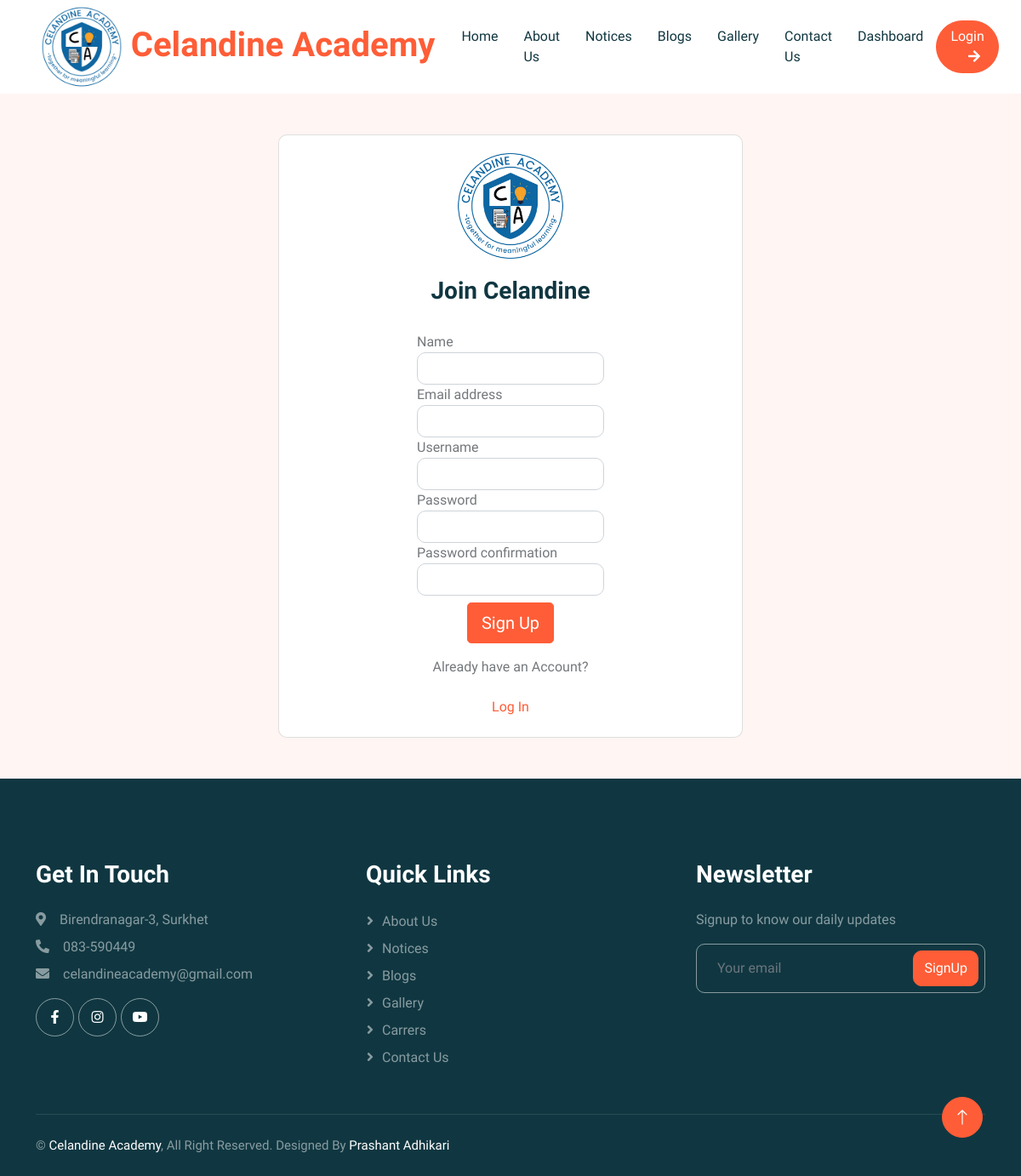
Screenshot of /register/ with the database file from the repository.
### base/models.py (models this page shows, shortened)
class SchoolSetup(models.Model):
    data_set = models.CharField(max_length=255)
    logo = models.ImageField(upload_to="uploads/logos")
    school_name = models.CharField(max_length=255)
    address = models.CharField(max_length=255)
    contact = models.CharField(max_length=255)
    email = models.EmailField(max_length=255)
    opening_hours = models.CharField(max_length=255)
    map_url = models.URLField(null=True, blank=True)
    created_at = models.DateTimeField(auto_now_add=True)
    class Meta:
        verbose_name_plural = "01. School Setup"

### base/views.py (the view, shortened to what this page needs)
# urls.py: path('register/', views.registerUser, name='register'),
def registerUser(request):
    page = 'register'
    form = CustomUserCreationForm()
    context = {'page': page, 'form': form}
    return render(request, 'login_register.html', context)

### base/forms.py
class CustomUserCreationForm(UserCreationForm):
    class Meta:
        model = User
        fields = ['first_name', 'email', 'username', 'password1', 'password2']
        labels = {
            'first_name': 'Name',
        }
    def __init__(self, *args, **kwargs):
        super(CustomUserCreationForm, self).__init__(*args, **kwargs)
        for name, field in self.fields.items():
            field.widget.attrs.update({'class': 'form-control border-1'})

### base/context_processors.py (called while the page is built)
def custom_data(request):
    if SchoolSetup.objects.all().exists():
        setup = SchoolSetup.objects.all().order_by('-created_at')
        data = setup[0]
        return {'data': data}
    else:
        data=None
        return {'data': data}

def social_data(request):
    if Socials.objects.all().exists():
        social = Socials.objects.all().order_by('-created_at')
        sodata = social[0]
        return {'sodata': sodata}
    else:
        sodata=None
        return {'sodata': sodata}

def vision_data(request):
    if Vision.objects.all().exists():
        vision = Vision.objects.all().order_by('-created_at')
        vdata = vision[0]
        return {'vdata': vdata}
    else:
        vdata = None
        return {'vdata': vdata}

def mission_data(request):
    if Mission.objects.all().exists():
        mission = Mission.objects.all().order_by('-created_at')
        mdata = mission[0]
        return {'mdata': mdata}
    else:
        mdata = None
        return {'mdata': mdata}

def message_data(request):
    msgdata = MessageFrom.objects.all()
    return {'message_data': msgdata}

def team_data(request):
    team = TeamMember.objects.all()
    return {'tdata': team}

def faq(request):
    faq = Faqs.objects.all()
    return {'fdata': faq}

def courses(request):
    courses = Courses.objects.all()
    return {'cdata': courses}

def testimonial(request):
    tmsg = Testimonial.objects.all()
    return {'tedata': tmsg}

def popup(request):
    modal = PopupMessage.objects.all()
    return {'pdata': modal}

### templates/login_register.html (shortened to what this page needs)
{% extends 'main.html' %}
{% load static %}
{% block content %}
{% if page == 'register' %}
<div class="container">
    <div class="row justify-content-center">
        <div class="col-md-6">
            <div class="card mt-5">
                <div class="card-body">
                    <div class="text-center">
                        <a href="/">
                            <img src="{{data.logo.url}}" class="w-25" alt="icon" /> </a>
                        <h3 class="mt-3">Join Celandine</h3>
                    </div>
                    <div class="container">
                        <div class="row justify-content-center">
                            <div class="col-md-6">
                                <form method="POST" action="{% url 'register' %}" class="auth__form mt-4">
                                    {% for field in form %}
                                    <div class="form-group">
                                        <label for="formInput#text">{{field.label}}</label>
                                        {{field}}
                                    </div>
                                    {% endfor %}
                                    <div class="auth__actions text-center mt-2">
                                        <input class="btn btn-primary btn-lg" type="submit" value="Sign Up" />
                                    </div>
                                </form>
                            </div>
                        </div>
                    </div>
                    <div class="auth__alternative text-center mt-3">
                        <p>Already have an Account?</p>
                        <a href="{% url 'login' %}" class="btn btn-link">Log In</a>
                    </div>
                </div>
            </div>
        </div>
    </div>
</div>
{% endif %}
{% endblock %}

### templates/header.html (shortened to what this page needs)
{% block content %}
<div class="container-xxl bg-white p-0">
    <nav class="navbar navbar-expand-lg bg-white navbar-light sticky-top px-4 px-lg-5 py-lg-0">
        <a href="{% url 'home' %}" class="navbar-brand">
            <h1 class="m-0 text-primary">
                <img src="{{data.logo.url}}" class="" alt="" height="100px">
                {{data.school_name}}
            </h1>
        </a>
        <div class="collapse navbar-collapse" id="navbarCollapse">
            <div class="navbar-nav mx-auto">
                {% with url_name=request.resolver_match.url_name %}
                <a href="{% url 'home' %}"
                    class="nav-item nav-link {% if url_name == 'home' %}active{% endif %}">Home</a>
                <a href="{% url 'about' %}"
                    class="nav-item nav-link {% if url_name == 'about' %}active{% endif %}">About Us</a>
                <a href="{% url 'notice' %}"
                    class="nav-item nav-link {% if url_name == 'notice' %}active{% endif %}">Notices</a>
                <a href="{% url 'blogs' %}"
                    class="nav-item nav-link {% if url_name == 'blogs' %}active{% endif %}">Blogs</a>
                <a href="{% url 'gallery' %}"
                    class="nav-item nav-link {% if url_name == 'gallery' %}active{% endif %}">Gallery</a>
                <a href="{% url 'contact' %}"
                    class="nav-item nav-link {% if url_name == 'contact' %}active{% endif %}">Contact Us</a>
                <a href="{% url 'dashboard' %}"
                    class="nav-item nav-link {% if url_name == 'dashboard' %}active{% endif %}">Dashboard</a>
                {% endwith %}
            </div>
            {% if request.user.is_authenticated %}
            <a href="{% url 'logout' %}" class="btn btn-primary rounded-pill px-3 d-none d-lg-block">Logout<i
                    class="fa fa-arrow-down ms-3"></i></a>
            {% else %}
            <a href="{% url 'login' %}" class="btn btn-primary rounded-pill px-3 d-none d-lg-block">Login<i
                    class="fa fa-arrow-right ms-3"></i></a>
            {% endif %}
        </div>
    </nav>
</div>
{% endblock %}

### templates/footer.html (shortened to what this page needs)
{% block content %}
<div class="container-fluid bg-dark text-white-50 footer pt-5 mt-5 wow fadeIn" data-wow-delay="0.1s">
    <div class="container py-5">
        <div class="row g-5">
            <div class="col-lg-4 col-md-6">
                <h3 class="text-white mb-4">Get In Touch</h3>
                <p class="mb-2"><i class="fa fa-map-marker-alt me-3"></i>{{data.address}}</p>
                <p class="mb-2"><i class="fa fa-phone-alt me-3"></i>{{data.contact}}</p>
                <p class="mb-2"><i class="fa fa-envelope me-3"></i>{{data.email}}</p>
                <div class="d-flex pt-2">
                    <a class="btn btn-outline-light btn-social" href="{{sodata.facebook_url}}"><i
                            class="fab fa-facebook-f"></i></a>
                    <a class="btn btn-outline-light btn-social" href="{{sodata.instagram_url}}"><i
                            class="fab fa-instagram"></i></a>
                    <a class="btn btn-outline-light btn-social" href="{{sodata.youtube_url}}"><i
                            class="fab fa-youtube"></i></a>
                </div>
            </div>
            <div class="col-lg-4 col-md-6">
                <h3 class="text-white mb-4">Quick Links</h3>
                <a class="btn btn-link text-white-50" href="{% url 'about' %}">About Us</a>
                <a class="btn btn-link text-white-50" href="{% url 'notice' %}">Notices</a>
                <a class="btn btn-link text-white-50" href="{% url 'blogs' %}">Blogs</a>
                <a class="btn btn-link text-white-50" href="{% url 'gallery' %}">Gallery</a>
                <a class="btn btn-link text-white-50" href="{% url 'carrers' %}">Carrers</a>
                <a class="btn btn-link text-white-50" href="{% url 'contact' %}">Contact Us</a>
            </div>
            <div class="col-lg-4 col-md-6">
                <h3 class="text-white mb-4">Newsletter</h3>
                <p>Signup to know our daily updates</p>
                <div class="position-relative mx-auto" style="max-width: 400px;">
                    <input class="form-control bg-transparent w-100 py-3 ps-4 pe-5" type="text"
                        placeholder="Your email">
                    <button type="button"
                        class="btn btn-primary py-2 position-absolute top-0 end-0 mt-2 me-2">SignUp</button>
                </div>
            </div>
        </div>
    </div>
    <div class="container">
        <div class="copyright">
            <div class="row">
                <div class="col-md-6 text-center text-md-start mb-3 mb-md-0">
                    &copy; <a class="" href="{% url 'home' %}">{{data.school_name}}</a>, All Right Reserved.
                    Designed By <a class="" href="#">Prashant Adhikari</a>
                </div>
            </div>
        </div>
    </div>
</div>
<a href="#" class="btn btn-lg btn-primary btn-lg-square back-to-top"><i class="bi bi-arrow-up"></i></a>
{% endblock %}

### static/css/style.css (style rules this page uses)
:root { --primary: #FE5D37; --light: #FFF5F3; --dark: #103741; }
.back-to-top { position: fixed; display: none; right: 45px; bottom: 45px; z-index: 99; }
.btn { font-weight: 500; transition: .5s; }
.btn.btn-primary { color: #FFFFFF; }
.btn-lg-square { width: 48px; height: 48px; }
.btn-square, .btn-sm-square, .btn-lg-square { padding: 0; display: flex; align-items: center; justify-content: center; font-weight: normal; border-radius: 50px; }
h1, h2, h3, h4, .h1, .h2, .h3, .h4, .display-1, .display-2, .display-3, .display-4, .display-5, .display-6 { font-family: 'Lobster Two', cursive; font-weight: 700; }
.navbar .navbar-nav .nav-link { padding: 30px 15px; color: var(--dark); font-weight: 500; outline: none; }
.navbar.sticky-top { top: -100px; transition: .5s; }
.footer .btn.btn-social { margin-right: 5px; width: 45px; height: 45px; display: flex; align-items: center; justify-content: center; color: #FFFFFF; border: 1px solid rgba(255,255,255,0.5); border-radius: 45px; transition: .3s; }
.footer .btn.btn-link { display: block; margin-bottom: 5px; padding: 0; text-align: left; font-size: 16px; font-weight: normal; text-transform: capitalize; transition: .3s; }
.footer .btn.btn-link::before { position: relative; content: "\f105"; font-family: "Font Awesome 5 Free"; font-weight: 900; margin-right: 10px; }
.footer .form-control { border-color: rgba(255,255,255,0.5); }
.footer .copyright { padding: 25px 0; font-size: 15px; border-top: 1px solid rgba(256, 256, 256, .1); }
.footer .copyright a { color: #FFFFFF; }

### rows the page displays
SchoolSetup: logo (picture), school_name "Celandine Academy", address "Birendranagar-3, Surkhet", contact "083-590449", email "celandineacademy@gmail.com"

### other values shown
{{ field.label }} "Name" "Email address" "Username" "Password" "Password confirmation"
